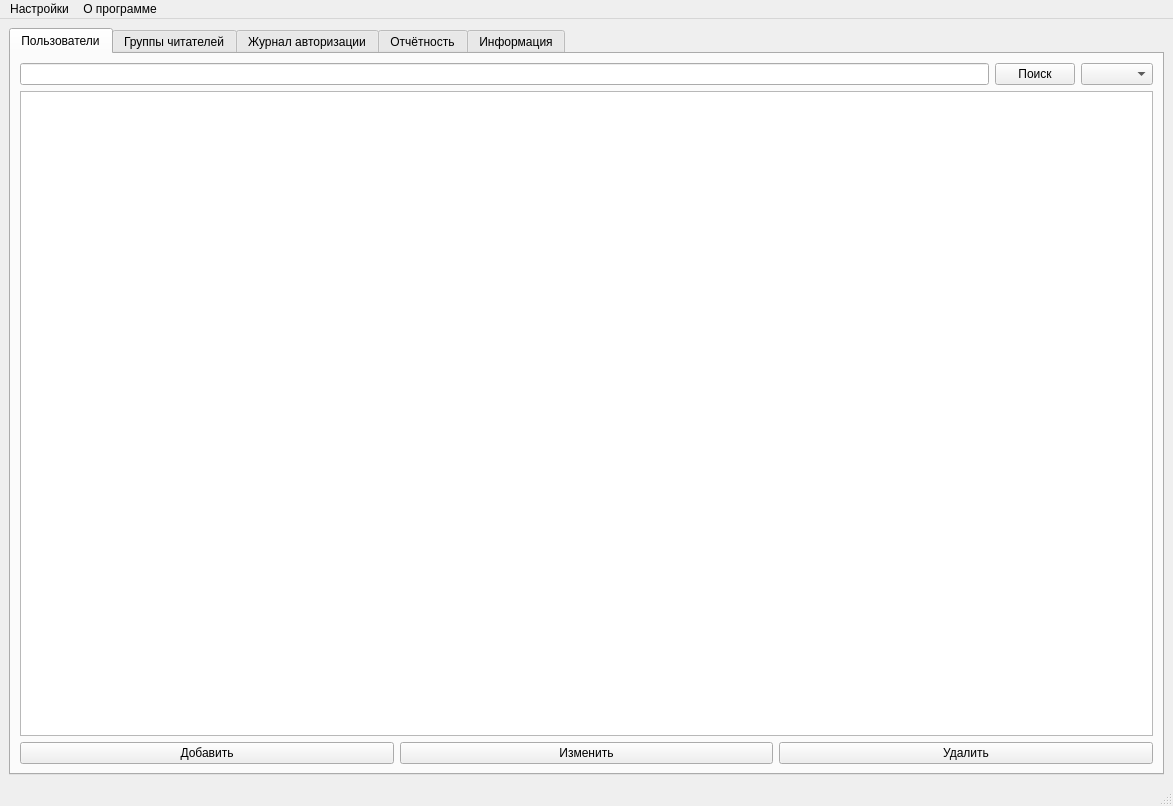
<?xml version="1.0" encoding="UTF-8"?>
<ui version="4.0">
 <class>MainWindow</class>
 <widget class="QMainWindow" name="MainWindow">
  <property name="geometry">
   <rect>
    <x>0</x>
    <y>0</y>
    <width>1173</width>
    <height>806</height>
   </rect>
  </property>
  <property name="windowTitle">
   <string>Администратор</string>
  </property>
  <widget class="QWidget" name="centralwidget">
   <layout class="QHBoxLayout" name="horizontalLayout_3">
    <item>
     <layout class="QHBoxLayout" name="horizontalLayout_2">
      <item>
       <widget class="QTabWidget" name="tabWidget">
        <property name="styleSheet">
         <string notr="true">font: 12pt &quot;MS Shell Dlg 2&quot;;</string>
        </property>
        <property name="currentIndex">
         <number>0</number>
        </property>
        <widget class="QWidget" name="tab_1">
         <attribute name="title">
          <string>Пользователи</string>
         </attribute>
         <layout class="QVBoxLayout" name="verticalLayout_3">
          <item>
           <layout class="QVBoxLayout" name="verticalLayout_2">
            <item>
             <layout class="QHBoxLayout" name="horizontalLayout_12">
              <item>
               <layout class="QVBoxLayout" name="verticalLayout_4">
                <item>
                 <widget class="QLineEdit" name="lineEdit"/>
                </item>
               </layout>
              </item>
              <item>
               <layout class="QHBoxLayout" name="horizontalLayout_14">
                <item>
                 <widget class="QPushButton" name="pushButton_5">
                  <property name="text">
                   <string>Поиск</string>
                  </property>
                 </widget>
                </item>
               </layout>
              </item>
              <item>
               <layout class="QHBoxLayout" name="horizontalLayout_13">
                <item>
                 <widget class="QComboBox" name="comboBox"/>
                </item>
               </layout>
              </item>
             </layout>
            </item>
            <item>
             <layout class="QHBoxLayout" name="horizontalLayout_7">
              <item>
               <widget class="QTableWidget" name="tw_users"/>
              </item>
             </layout>
            </item>
            <item>
             <layout class="QHBoxLayout" name="horizontalLayout_8">
              <item>
               <layout class="QHBoxLayout" name="horizontalLayout_11">
                <item>
                 <widget class="QPushButton" name="btn_add_user">
                  <property name="text">
                   <string>Добавить</string>
                  </property>
                 </widget>
                </item>
               </layout>
              </item>
              <item>
               <layout class="QHBoxLayout" name="horizontalLayout_10">
                <item>
                 <widget class="QPushButton" name="btn_edit_user">
                  <property name="text">
                   <string>Изменить</string>
                  </property>
                 </widget>
                </item>
               </layout>
              </item>
              <item>
               <layout class="QHBoxLayout" name="horizontalLayout_9">
                <item>
                 <widget class="QPushButton" name="btn_del_user">
                  <property name="text">
                   <string>Удалить</string>
                  </property>
                 </widget>
                </item>
               </layout>
              </item>
             </layout>
            </item>
           </layout>
          </item>
         </layout>
        </widget>
        <widget class="QWidget" name="tab_2">
         <attribute name="title">
          <string>Группы читателей</string>
         </attribute>
         <layout class="QVBoxLayout" name="verticalLayout_7">
          <item>
           <layout class="QVBoxLayout" name="verticalLayout_5">
            <item>
             <layout class="QHBoxLayout" name="horizontalLayout_15">
              <item>
               <layout class="QVBoxLayout" name="verticalLayout_6">
                <item>
                 <widget class="QLineEdit" name="lineEdit_2"/>
                </item>
               </layout>
              </item>
              <item>
               <layout class="QHBoxLayout" name="horizontalLayout_16">
                <item>
                 <widget class="QPushButton" name="pushButton_6">
                  <property name="text">
                   <string>Поиск</string>
                  </property>
                 </widget>
                </item>
               </layout>
              </item>
              <item>
               <layout class="QHBoxLayout" name="horizontalLayout_17">
                <item>
                 <widget class="QComboBox" name="comboBox_2"/>
                </item>
               </layout>
              </item>
             </layout>
            </item>
            <item>
             <layout class="QHBoxLayout" name="horizontalLayout_18">
              <item>
               <widget class="QTableWidget" name="tw_groups"/>
              </item>
             </layout>
            </item>
            <item>
             <layout class="QHBoxLayout" name="horizontalLayout_19">
              <item>
               <layout class="QHBoxLayout" name="horizontalLayout_20">
                <item>
                 <widget class="QPushButton" name="btn_add_group">
                  <property name="text">
                   <string>Добавить</string>
                  </property>
                 </widget>
                </item>
               </layout>
              </item>
              <item>
               <layout class="QHBoxLayout" name="horizontalLayout_21">
                <item>
                 <widget class="QPushButton" name="btn_edit_group">
                  <property name="text">
                   <string>Изменить</string>
                  </property>
                 </widget>
                </item>
               </layout>
              </item>
              <item>
               <layout class="QHBoxLayout" name="horizontalLayout_22">
                <item>
                 <widget class="QPushButton" name="btn_del_group">
                  <property name="text">
                   <string>Удалить</string>
                  </property>
                 </widget>
                </item>
               </layout>
              </item>
             </layout>
            </item>
           </layout>
          </item>
         </layout>
        </widget>
        <widget class="QWidget" name="tab_3">
         <attribute name="title">
          <string>Журнал авторизации</string>
         </attribute>
         <layout class="QVBoxLayout" name="verticalLayout">
          <item>
           <layout class="QVBoxLayout" name="verticalLayout_8">
            <item>
             <layout class="QHBoxLayout" name="horizontalLayout_23">
              <item>
               <layout class="QVBoxLayout" name="verticalLayout_9">
                <item>
                 <widget class="QLineEdit" name="lineEdit_3"/>
                </item>
               </layout>
              </item>
              <item>
               <layout class="QHBoxLayout" name="horizontalLayout_24">
                <item>
                 <widget class="QPushButton" name="pushButton_7">
                  <property name="text">
                   <string>Поиск</string>
                  </property>
                 </widget>
                </item>
               </layout>
              </item>
              <item>
               <layout class="QHBoxLayout" name="horizontalLayout_25">
                <item>
                 <widget class="QComboBox" name="comboBox_3"/>
                </item>
               </layout>
              </item>
             </layout>
            </item>
            <item>
             <layout class="QHBoxLayout" name="horizontalLayout_26">
              <item>
               <widget class="QTableWidget" name="tw_auth_journal"/>
              </item>
             </layout>
            </item>
           </layout>
          </item>
         </layout>
        </widget>
        <widget class="QWidget" name="tab_4">
         <attribute name="title">
          <string>Отчётность</string>
         </attribute>
        </widget>
        <widget class="QWidget" name="tab_5">
         <attribute name="title">
          <string>Информация</string>
         </attribute>
        </widget>
       </widget>
      </item>
     </layout>
    </item>
   </layout>
  </widget>
  <widget class="QMenuBar" name="menubar">
   <property name="geometry">
    <rect>
     <x>0</x>
     <y>0</y>
     <width>1173</width>
     <height>21</height>
    </rect>
   </property>
   <widget class="QMenu" name="menu">
    <property name="title">
     <string>О программе</string>
    </property>
   </widget>
   <widget class="QMenu" name="menu_2">
    <property name="title">
     <string>Настройки</string>
    </property>
   </widget>
   <addaction name="menu_2"/>
   <addaction name="menu"/>
  </widget>
  <widget class="QStatusBar" name="statusbar"/>
 </widget>
 <resources/>
 <connections/>
</ui>
